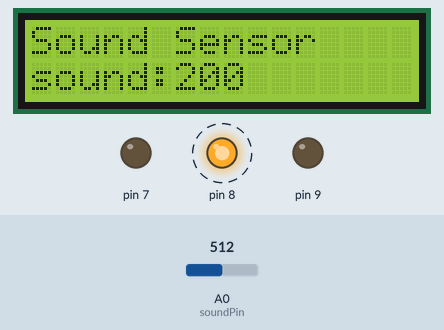
Bench run of a sketch on a simulated Arduino Uno, built with avr-gcc and run on an emulated ATmega328P. On the bench: 16×2 character LCD, output pins drawn as LEDs (lit = HIGH). Dashed ring = blinking. Inputs (shaded band) come from the test bench; at power-on: A0 (soundPin) = 512.

Above: at 1.2 s.
1.3 s: A0 (soundPin) set to 20
At 3.44 s:
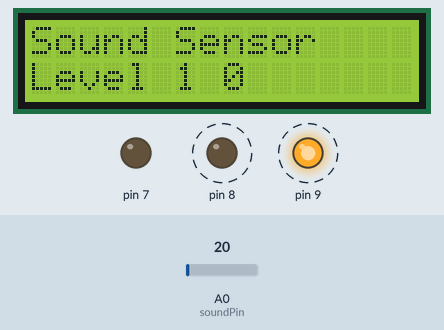
5.1 s: A0 (soundPin) set to 0
At 5.7 s:
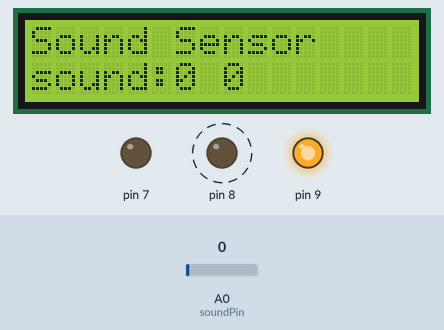
7.5 s: A0 (soundPin) set to 30
At 9.75 s:
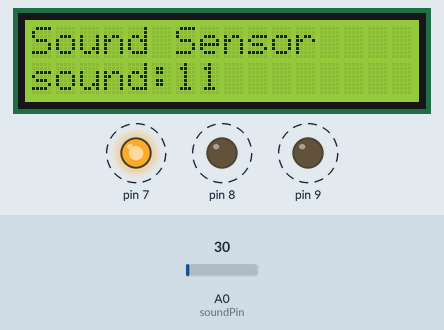
Timing chart, 0 to 16.5 s (numbered marks = the images above; inputs shaded):
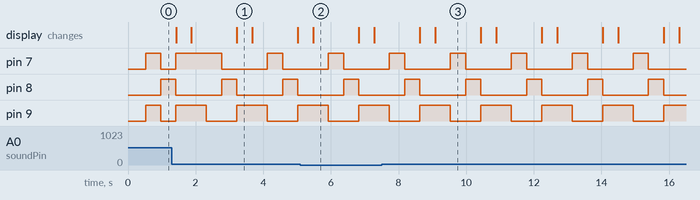

Measured:
- after the input at 1.3 s, the display: first differs from a run without the input after 0.57 s (image 1 shows a later state)
- after the input at 5.1 s, the display: changes after 0.38 s (image 2)
- after the input at 7.5 s, the display: first differs from a run without the input after 1.6 s (image 3)
- by itself, pin 7, pin 8: alternates HIGH for 0.45 s and LOW for 1.4 s
- by itself, pin 9: alternates HIGH for 0.90 s and LOW for 0.90 s
- what the display in image 1 shows lasts 0.5 s, from 3.2 s to 3.7 s
- what the display in image 2 shows lasts 1.3 s, from 5.5 s to 6.8 s

The sketch:

SoundDetecting.ino
```cpp
#include <LiquidCrystal.h>

LiquidCrystal lcd(12,11,5,4,3,2);
const int soundPin = 0;
const int sec = 450;

int sound;
int scale;


void setup()
{
  lcd.begin(16, 2);
  lcd.clear();
  lcd.print("Sound Sensor");
  pinMode(7,OUTPUT);
  pinMode(8,OUTPUT);
  pinMode(9,OUTPUT);
}

void loop()
{
   sound = analogRead(soundPin);
   scale = map(sound, 0, 255, 0, 100);

   lcd.setCursor(0,1);
   lcd.print("sound:");
   lcd.setCursor(6,1);
   lcd.print(scale);
   lcd.print(" ");
   delay(sec);

  if(scale<20) {
   digitalWrite(7, HIGH);
   digitalWrite(8, LOW);
   digitalWrite(9, LOW);
    delay(sec);
   digitalWrite(7, LOW);
   digitalWrite(8, HIGH);
   digitalWrite(9, LOW);
    delay(sec);
   digitalWrite(7, LOW);
   digitalWrite(8, LOW);
   digitalWrite(9, HIGH);
   lcd.setCursor(0,6);
   lcd.print("Level 1 ");
   delay(sec);
    }
    else if (scale<30){
   digitalWrite(7, HIGH);
   digitalWrite(8, HIGH);
   digitalWrite(9, LOW);
    delay(sec);
   digitalWrite(7, LOW);
   digitalWrite(8, LOW);
   digitalWrite(9, HIGH);
    delay(sec);
   digitalWrite(7, HIGH);
   digitalWrite(8, HIGH);
   digitalWrite(9, LOW);
   lcd.setCursor(0,6);
   lcd.print("Level 2 ");
   delay(sec);

   }else {
   digitalWrite(7, HIGH);
   digitalWrite(8, LOW);
   digitalWrite(9, HIGH);
    delay(sec);
   digitalWrite(7, LOW);
   digitalWrite(8, HIGH);
   digitalWrite(9, LOW);
    delay(sec);
   digitalWrite(7, HIGH);
   digitalWrite(8, LOW);
   digitalWrite(9, HIGH);
   lcd.setCursor(0,6);
   lcd.print("Level 3 ");
   delay(sec);

   }

}
```
